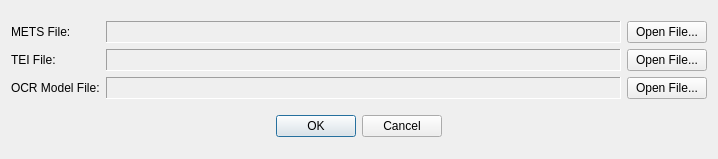
<?xml version="1.0" encoding="UTF-8"?>
<ui version="4.0">
 <class>Dialog</class>
 <widget class="QDialog" name="Dialog">
  <property name="geometry">
   <rect>
    <x>0</x>
    <y>0</y>
    <width>718</width>
    <height>159</height>
   </rect>
  </property>
  <property name="sizePolicy">
   <sizepolicy hsizetype="Expanding" vsizetype="Fixed">
    <horstretch>0</horstretch>
    <verstretch>0</verstretch>
   </sizepolicy>
  </property>
  <property name="windowTitle">
   <string>Load Project</string>
  </property>
  <layout class="QVBoxLayout" name="verticalLayout">
   <item>
    <layout class="QGridLayout" name="gridLayout" columnstretch="0,0,0">
     <item row="2" column="1">
      <widget class="QLabel" name="labelModelFileDisplay">
       <property name="sizePolicy">
        <sizepolicy hsizetype="Preferred" vsizetype="Preferred">
         <horstretch>0</horstretch>
         <verstretch>0</verstretch>
        </sizepolicy>
       </property>
       <property name="minimumSize">
        <size>
         <width>76</width>
         <height>0</height>
        </size>
       </property>
       <property name="frameShape">
        <enum>QFrame::Shape::Panel</enum>
       </property>
       <property name="frameShadow">
        <enum>QFrame::Shadow::Sunken</enum>
       </property>
       <property name="text">
        <string/>
       </property>
      </widget>
     </item>
     <item row="0" column="2">
      <widget class="QPushButton" name="buttonOpenMets">
       <property name="sizePolicy">
        <sizepolicy hsizetype="Fixed" vsizetype="Fixed">
         <horstretch>0</horstretch>
         <verstretch>0</verstretch>
        </sizepolicy>
       </property>
       <property name="text">
        <string>Open File...</string>
       </property>
      </widget>
     </item>
     <item row="0" column="0">
      <widget class="QLabel" name="label">
       <property name="sizePolicy">
        <sizepolicy hsizetype="Fixed" vsizetype="Fixed">
         <horstretch>0</horstretch>
         <verstretch>0</verstretch>
        </sizepolicy>
       </property>
       <property name="text">
        <string>METS File:</string>
       </property>
      </widget>
     </item>
     <item row="2" column="2">
      <widget class="QPushButton" name="buttonOpenModel">
       <property name="sizePolicy">
        <sizepolicy hsizetype="Fixed" vsizetype="Fixed">
         <horstretch>0</horstretch>
         <verstretch>0</verstretch>
        </sizepolicy>
       </property>
       <property name="text">
        <string>Open File...</string>
       </property>
      </widget>
     </item>
     <item row="0" column="1">
      <widget class="QLabel" name="labelMetsFileDisplay">
       <property name="sizePolicy">
        <sizepolicy hsizetype="Preferred" vsizetype="Preferred">
         <horstretch>0</horstretch>
         <verstretch>0</verstretch>
        </sizepolicy>
       </property>
       <property name="minimumSize">
        <size>
         <width>76</width>
         <height>0</height>
        </size>
       </property>
       <property name="frameShape">
        <enum>QFrame::Shape::Panel</enum>
       </property>
       <property name="frameShadow">
        <enum>QFrame::Shadow::Sunken</enum>
       </property>
       <property name="text">
        <string/>
       </property>
      </widget>
     </item>
     <item row="1" column="2">
      <widget class="QPushButton" name="buttonOpenTei">
       <property name="sizePolicy">
        <sizepolicy hsizetype="Fixed" vsizetype="Fixed">
         <horstretch>0</horstretch>
         <verstretch>0</verstretch>
        </sizepolicy>
       </property>
       <property name="text">
        <string>Open File...</string>
       </property>
      </widget>
     </item>
     <item row="1" column="1">
      <widget class="QLabel" name="labelTeiFileDisplay">
       <property name="sizePolicy">
        <sizepolicy hsizetype="Preferred" vsizetype="Preferred">
         <horstretch>0</horstretch>
         <verstretch>0</verstretch>
        </sizepolicy>
       </property>
       <property name="minimumSize">
        <size>
         <width>76</width>
         <height>0</height>
        </size>
       </property>
       <property name="frameShape">
        <enum>QFrame::Shape::Panel</enum>
       </property>
       <property name="frameShadow">
        <enum>QFrame::Shadow::Sunken</enum>
       </property>
       <property name="text">
        <string/>
       </property>
      </widget>
     </item>
     <item row="2" column="0">
      <widget class="QLabel" name="label_5">
       <property name="sizePolicy">
        <sizepolicy hsizetype="Fixed" vsizetype="Fixed">
         <horstretch>0</horstretch>
         <verstretch>0</verstretch>
        </sizepolicy>
       </property>
       <property name="text">
        <string>OCR Model File:</string>
       </property>
      </widget>
     </item>
     <item row="1" column="0">
      <widget class="QLabel" name="label_3">
       <property name="sizePolicy">
        <sizepolicy hsizetype="Fixed" vsizetype="Fixed">
         <horstretch>0</horstretch>
         <verstretch>0</verstretch>
        </sizepolicy>
       </property>
       <property name="text">
        <string>TEI File:</string>
       </property>
      </widget>
     </item>
    </layout>
   </item>
   <item>
    <widget class="QDialogButtonBox" name="buttonBox">
     <property name="enabled">
      <bool>true</bool>
     </property>
     <property name="orientation">
      <enum>Qt::Orientation::Horizontal</enum>
     </property>
     <property name="standardButtons">
      <set>QDialogButtonBox::StandardButton::Cancel|QDialogButtonBox::StandardButton::Ok</set>
     </property>
     <property name="centerButtons">
      <bool>true</bool>
     </property>
    </widget>
   </item>
  </layout>
 </widget>
 <resources/>
 <connections>
  <connection>
   <sender>buttonBox</sender>
   <signal>accepted()</signal>
   <receiver>Dialog</receiver>
   <slot>accept()</slot>
   <hints>
    <hint type="sourcelabel">
     <x>248</x>
     <y>254</y>
    </hint>
    <hint type="destinationlabel">
     <x>157</x>
     <y>274</y>
    </hint>
   </hints>
  </connection>
  <connection>
   <sender>buttonBox</sender>
   <signal>rejected()</signal>
   <receiver>Dialog</receiver>
   <slot>reject()</slot>
   <hints>
    <hint type="sourcelabel">
     <x>316</x>
     <y>260</y>
    </hint>
    <hint type="destinationlabel">
     <x>286</x>
     <y>274</y>
    </hint>
   </hints>
  </connection>
 </connections>
</ui>
